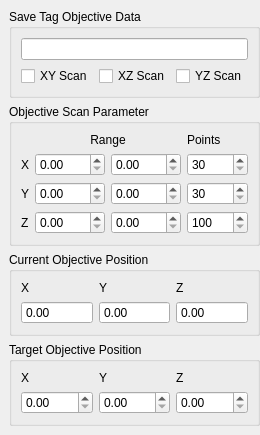
  <widget class="QDockWidget" name="dockWidget_objective">
   <property name="enabled">
    <bool>true</bool>
   </property>
   <property name="sizePolicy">
    <sizepolicy hsizetype="Fixed" vsizetype="Preferred">
     <horstretch>0</horstretch>
     <verstretch>0</verstretch>
    </sizepolicy>
   </property>
   <property name="minimumSize">
    <size>
     <width>260</width>
     <height>402</height>
    </size>
   </property>
   <property name="maximumSize">
    <size>
     <width>260</width>
     <height>534</height>
    </size>
   </property>
   <property name="layoutDirection">
    <enum>Qt::LeftToRight</enum>
   </property>
   <property name="windowTitle">
    <string>Objective Parameters</string>
   </property>
   <attribute name="dockWidgetArea">
    <number>1</number>
   </attribute>
   <widget class="QWidget" name="dockWidgetContents">
    <property name="layoutDirection">
     <enum>Qt::LeftToRight</enum>
    </property>
    <layout class="QGridLayout" name="gridLayout">
     <property name="sizeConstraint">
      <enum>QLayout::SetMinimumSize</enum>
     </property>
     <item row="4" column="0" colspan="2">
      <widget class="QGroupBox" name="groupBox">
       <property name="sizePolicy">
        <sizepolicy hsizetype="Preferred" vsizetype="Fixed">
         <horstretch>0</horstretch>
         <verstretch>0</verstretch>
        </sizepolicy>
       </property>
       <property name="title">
        <string>Objective Scan Parameter</string>
       </property>
       <layout class="QGridLayout" name="gridLayout_2">
        <item row="3" column="0">
         <widget class="QLabel" name="label_3">
          <property name="sizePolicy">
           <sizepolicy hsizetype="Minimum" vsizetype="Preferred">
            <horstretch>0</horstretch>
            <verstretch>0</verstretch>
           </sizepolicy>
          </property>
          <property name="text">
           <string>Z</string>
          </property>
         </widget>
        </item>
        <item row="0" column="3">
         <widget class="QLabel" name="label_4">
          <property name="sizePolicy">
           <sizepolicy hsizetype="Preferred" vsizetype="Preferred">
            <horstretch>0</horstretch>
            <verstretch>0</verstretch>
           </sizepolicy>
          </property>
          <property name="text">
           <string>Points</string>
          </property>
         </widget>
        </item>
        <item row="1" column="1">
         <widget class="ScienDSpinBox" name="obj_x_min_DSpinBox">
          <property name="minimumSize">
           <size>
            <width>70</width>
            <height>0</height>
           </size>
          </property>
         </widget>
        </item>
        <item row="1" column="0">
         <widget class="QLabel" name="label">
          <property name="sizePolicy">
           <sizepolicy hsizetype="Minimum" vsizetype="Preferred">
            <horstretch>0</horstretch>
            <verstretch>0</verstretch>
           </sizepolicy>
          </property>
          <property name="minimumSize">
           <size>
            <width>0</width>
            <height>0</height>
           </size>
          </property>
          <property name="text">
           <string>X</string>
          </property>
         </widget>
        </item>
        <item row="2" column="0">
         <widget class="QLabel" name="label_2">
          <property name="sizePolicy">
           <sizepolicy hsizetype="Minimum" vsizetype="Preferred">
            <horstretch>0</horstretch>
            <verstretch>0</verstretch>
           </sizepolicy>
          </property>
          <property name="text">
           <string>Y</string>
          </property>
         </widget>
        </item>
        <item row="1" column="2">
         <widget class="ScienDSpinBox" name="obj_x_max_DSpinBox">
          <property name="minimumSize">
           <size>
            <width>70</width>
            <height>0</height>
           </size>
          </property>
         </widget>
        </item>
        <item row="0" column="1" colspan="2">
         <widget class="QLabel" name="label_5">
          <property name="sizePolicy">
           <sizepolicy hsizetype="Preferred" vsizetype="Preferred">
            <horstretch>0</horstretch>
            <verstretch>0</verstretch>
           </sizepolicy>
          </property>
          <property name="text">
           <string>Range</string>
          </property>
          <property name="alignment">
           <set>Qt::AlignCenter</set>
          </property>
         </widget>
        </item>
        <item row="1" column="3">
         <widget class="ScienSpinBox" name="obj_x_num_SpinBox">
          <property name="minimumSize">
           <size>
            <width>50</width>
            <height>0</height>
           </size>
          </property>
          <property name="minimum">
           <number>30</number>
          </property>
          <property name="maximum">
           <number>10000</number>
          </property>
         </widget>
        </item>
        <item row="2" column="1">
         <widget class="ScienDSpinBox" name="obj_y_min_DSpinBox"/>
        </item>
        <item row="2" column="2">
         <widget class="ScienDSpinBox" name="obj_y_max_DSpinBox"/>
        </item>
        <item row="3" column="1">
         <widget class="ScienDSpinBox" name="obj_z_min_DSpinBox"/>
        </item>
        <item row="3" column="2">
         <widget class="ScienDSpinBox" name="obj_z_max_DSpinBox"/>
        </item>
        <item row="2" column="3">
         <widget class="ScienSpinBox" name="obj_y_num_SpinBox">
          <property name="minimum">
           <number>30</number>
          </property>
          <property name="maximum">
           <number>10000</number>
          </property>
         </widget>
        </item>
        <item row="3" column="3">
         <widget class="ScienSpinBox" name="obj_z_num_SpinBox">
          <property name="minimum">
           <number>100</number>
          </property>
          <property name="maximum">
           <number>10000</number>
          </property>
         </widget>
        </item>
       </layout>
      </widget>
     </item>
     <item row="5" column="0" colspan="2">
      <widget class="QGroupBox" name="groupBox_2">
       <property name="sizePolicy">
        <sizepolicy hsizetype="Preferred" vsizetype="Fixed">
         <horstretch>0</horstretch>
         <verstretch>0</verstretch>
        </sizepolicy>
       </property>
       <property name="title">
        <string>Current Objective Position</string>
       </property>
       <property name="checkable">
        <bool>false</bool>
       </property>
       <layout class="QGridLayout" name="gridLayout_3">
        <item row="0" column="0">
         <widget class="QLabel" name="label_6">
          <property name="text">
           <string>X</string>
          </property>
         </widget>
        </item>
        <item row="0" column="2">
         <widget class="QLabel" name="label_8">
          <property name="sizePolicy">
           <sizepolicy hsizetype="Preferred" vsizetype="Fixed">
            <horstretch>0</horstretch>
            <verstretch>0</verstretch>
           </sizepolicy>
          </property>
          <property name="text">
           <string>Z</string>
          </property>
         </widget>
        </item>
        <item row="0" column="1">
         <widget class="QLabel" name="label_7">
          <property name="sizePolicy">
           <sizepolicy hsizetype="Preferred" vsizetype="Fixed">
            <horstretch>0</horstretch>
            <verstretch>0</verstretch>
           </sizepolicy>
          </property>
          <property name="text">
           <string>Y</string>
          </property>
         </widget>
        </item>
        <item row="1" column="1">
         <widget class="ScienDSpinBox" name="obj_cur_y_DSpinBox">
          <property name="readOnly">
           <bool>true</bool>
          </property>
          <property name="buttonSymbols">
           <enum>QAbstractSpinBox::NoButtons</enum>
          </property>
         </widget>
        </item>
        <item row="1" column="0">
         <widget class="ScienDSpinBox" name="obj_cur_x_DSpinBox">
          <property name="readOnly">
           <bool>true</bool>
          </property>
          <property name="buttonSymbols">
           <enum>QAbstractSpinBox::NoButtons</enum>
          </property>
         </widget>
        </item>
        <item row="1" column="2">
         <widget class="ScienDSpinBox" name="obj_cur_z_DSpinBox">
          <property name="readOnly">
           <bool>true</bool>
          </property>
          <property name="buttonSymbols">
           <enum>QAbstractSpinBox::NoButtons</enum>
          </property>
         </widget>
        </item>
       </layout>
      </widget>
     </item>
     <item row="0" column="0" colspan="2">
      <widget class="QGroupBox" name="groupBox_7">
       <property name="sizePolicy">
        <sizepolicy hsizetype="Preferred" vsizetype="Fixed">
         <horstretch>0</horstretch>
         <verstretch>0</verstretch>
        </sizepolicy>
       </property>
       <property name="title">
        <string>Save Tag Objective Data</string>
       </property>
       <layout class="QGridLayout" name="gridLayout_9">
        <item row="1" column="1">
         <widget class="QCheckBox" name="save_obj_xz_CheckBox">
          <property name="text">
           <string>XZ Scan</string>
          </property>
         </widget>
        </item>
        <item row="0" column="0" colspan="3">
         <widget class="QLineEdit" name="obj_save_LineEdit"/>
        </item>
        <item row="1" column="2">
         <widget class="QCheckBox" name="save_obj_yz_CheckBox">
          <property name="text">
           <string>YZ Scan</string>
          </property>
         </widget>
        </item>
        <item row="1" column="0">
         <widget class="QCheckBox" name="save_obj_xy_CheckBox">
          <property name="text">
           <string>XY Scan</string>
          </property>
         </widget>
        </item>
       </layout>
      </widget>
     </item>
     <item row="6" column="0" colspan="2">
      <widget class="QGroupBox" name="groupBox_3">
       <property name="sizePolicy">
        <sizepolicy hsizetype="Preferred" vsizetype="Fixed">
         <horstretch>0</horstretch>
         <verstretch>0</verstretch>
        </sizepolicy>
       </property>
       <property name="title">
        <string>Target Objective Position</string>
       </property>
       <layout class="QGridLayout" name="gridLayout_4">
        <item row="0" column="0">
         <widget class="QLabel" name="label_9">
          <property name="text">
           <string>X</string>
          </property>
         </widget>
        </item>
        <item row="0" column="2">
         <widget class="QLabel" name="label_11">
          <property name="text">
           <string>Z</string>
          </property>
         </widget>
        </item>
        <item row="0" column="1">
         <widget class="QLabel" name="label_10">
          <property name="text">
           <string>Y</string>
          </property>
         </widget>
        </item>
        <item row="1" column="0">
         <widget class="ScienDSpinBox" name="obj_target_x_DSpinBox">
          <property name="decimals">
           <number>2</number>
          </property>
          <property name="value">
           <double>0.000000000000000</double>
          </property>
         </widget>
        </item>
        <item row="1" column="1">
         <widget class="ScienDSpinBox" name="obj_target_y_DSpinBox"/>
        </item>
        <item row="1" column="2">
         <widget class="ScienDSpinBox" name="obj_target_z_DSpinBox"/>
        </item>
       </layout>
      </widget>
     </item>
    </layout>
   </widget>
  </widget>
